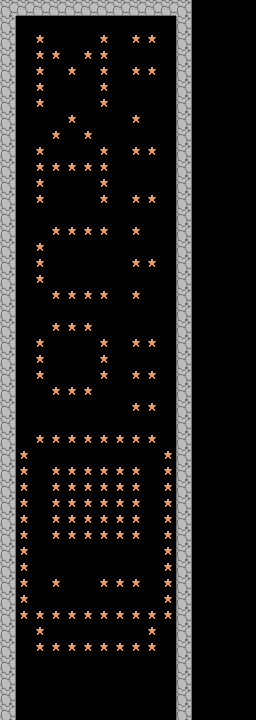

A level layout from a 2D game, rendered from its tile map. Below: a short description, then the map file with its tile-grid data intact:
An orthogonal 16x45 tile map with 16x16 px tiles, 1 tile layer (Tile Layer 1).

<map version="1.5" tiledversion="1.7.2" orientation="orthogonal" renderorder="right-down" width="16" height="45" tilewidth="16" tileheight="16" infinite="0" nextlayerid="2" nextobjectid="1">
 <tileset firstgid="1" source="../castle_tileset.tsx" />
 <layer id="1" name="Tile Layer 1" width="16" height="45">
  <data encoding="csv">
5,8,8,8,8,8,8,8,8,8,8,7,45,45,45,45,
7,45,45,45,45,45,45,45,45,45,45,15,45,45,45,45,
7,45,43,45,45,45,43,45,43,43,45,15,45,45,45,45,
7,45,43,43,45,43,43,45,45,45,45,15,45,45,45,45,
7,45,43,45,43,45,43,45,43,43,45,15,45,45,45,45,
7,45,43,45,45,45,43,45,45,45,45,15,45,45,45,45,
7,45,43,45,45,45,43,45,45,45,45,15,45,45,45,45,
7,45,45,45,43,45,45,45,43,45,45,15,45,45,45,45,
7,45,45,43,45,43,45,45,45,45,45,15,45,45,45,45,
7,45,43,45,45,45,43,45,43,43,45,15,45,45,45,45,
7,45,43,43,43,43,43,45,45,45,45,15,45,45,45,45,
7,45,43,45,45,45,43,45,45,45,45,15,45,45,45,45,
7,45,43,45,45,45,43,45,43,43,45,15,45,45,45,45,
7,45,45,45,45,45,45,45,45,45,45,15,45,45,45,45,
7,45,45,43,43,43,43,45,43,45,45,15,45,45,45,45,
7,45,43,45,45,45,45,45,45,45,45,15,45,45,45,45,
7,45,43,45,45,45,45,45,43,43,45,15,45,45,45,45,
7,45,43,45,45,45,45,45,45,45,45,15,45,45,45,45,
7,45,45,43,43,43,43,45,43,45,45,15,45,45,45,45,
7,45,45,45,45,45,45,45,45,45,45,15,45,45,45,45,
7,45,45,43,43,43,45,45,45,45,45,15,45,45,45,45,
7,45,43,45,45,45,43,45,43,43,45,15,45,45,45,45,
7,45,43,45,45,45,43,45,45,45,45,15,45,45,45,45,
7,45,43,45,45,45,43,45,43,43,45,15,45,45,45,45,
7,45,45,43,43,43,45,45,45,45,45,15,45,45,45,45,
7,45,45,45,45,45,45,45,43,43,45,15,45,45,45,45,
7,45,45,45,45,45,45,45,45,45,45,15,45,45,45,45,
7,45,43,43,43,43,43,43,43,43,45,15,45,45,45,45,
7,43,45,45,45,45,45,45,45,45,43,15,45,45,45,45,
7,43,45,43,43,43,43,43,43,45,43,15,45,45,45,45,
7,43,45,43,43,43,43,43,43,45,43,15,45,45,45,45,
7,43,45,43,43,43,43,43,43,45,43,15,45,45,45,45,
7,43,45,43,43,43,43,43,43,45,43,15,45,45,45,45,
7,43,45,43,43,43,43,43,43,45,43,15,45,45,45,45,
7,43,45,45,45,45,45,45,45,45,43,15,45,45,45,45,
7,43,45,45,45,45,45,45,45,45,43,15,45,45,45,45,
7,43,45,43,45,45,43,43,43,45,43,15,45,45,45,45,
7,43,45,45,45,45,45,45,45,45,43,15,45,45,45,45,
7,43,43,43,43,43,43,43,43,43,43,15,45,45,45,45,
7,45,43,45,45,45,45,45,45,43,45,15,45,45,45,45,
7,45,43,43,43,43,43,43,43,43,45,15,45,45,45,45,
7,45,45,45,45,45,45,45,45,45,45,15,45,45,45,45,
7,45,45,45,45,45,45,45,45,45,45,15,45,45,45,45,
7,45,45,45,45,45,45,45,45,45,45,15,45,45,45,45,
7,45,45,45,45,45,45,45,45,45,45,15,45,45,45,45
</data>
 </layer>
</map>
